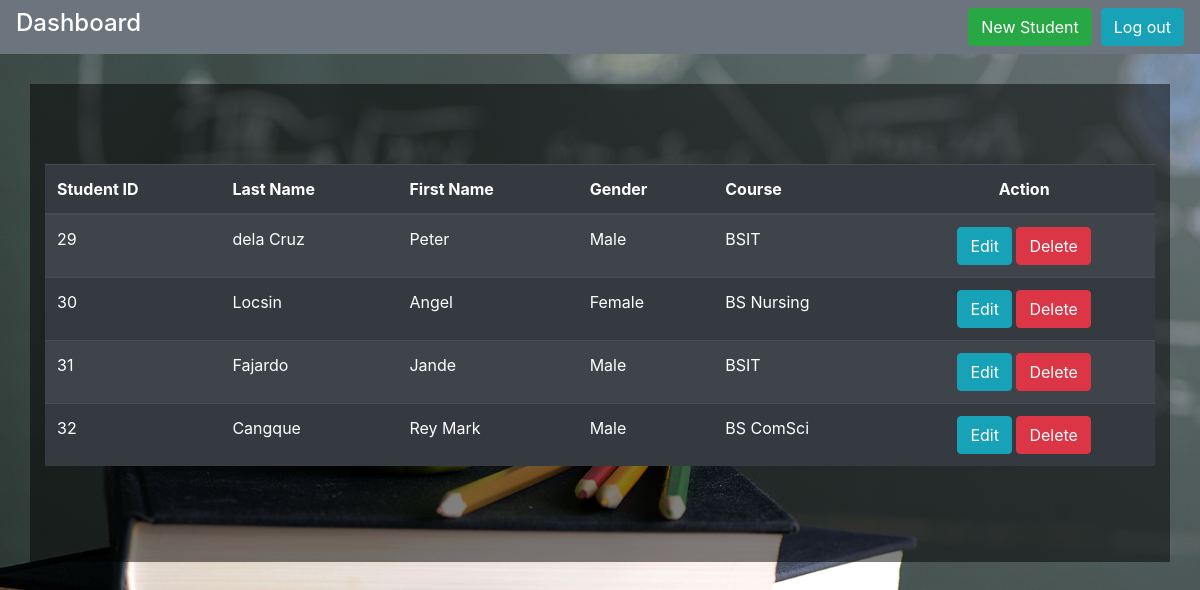
Page /dashboard.php on the committed database.
### tables this page shows
CREATE TABLE `student` (
  `stud_id` int(11) NOT NULL,
  `stud_firstname` text NOT NULL,
  `stud_lastname` text NOT NULL,
  `stud_birth` date NOT NULL,
  `stud_gender` char(6) DEFAULT NULL,
  `stud_email` varchar(50) NOT NULL,
  `stud_password` varchar(32) NOT NULL,
  `stud_password2` varchar(32) NOT NULL,
  `stud_contact` int(13) NOT NULL,
  `stud_address` varchar(255) NOT NULL,
  `stud_course` text NOT NULL,
  `stud_level` int(2) NOT NULL,
  `stud_image` varchar(250) NOT NULL
);

### server.php (called while the page is built, shortened)
<?php
	$db = mysqli_connect('localhost', 'root', '', 'registration');
		$data = mysqli_query($db, "SELECT * FROM student");
 ?>

### dashboard.php (the view, shortened to what this page needs)
<?php include 'server.php'; ?>
<!DOCTYPE html>
<html>
<head>
	<link rel="stylesheet" type="text/css" href="style.css">
	<link rel="stylesheet" href="https://stackpath.bootstrapcdn.com/bootstrap/4.3.1/css/bootstrap.min.css">
</head>
<body>
<nav class="navbar navbar-expand-lg navbar-light bg-secondary">
    <ul class="navbar-nav mr-auto">
      <li class="nav-item active">
          <h4>Dashboard</h4>
      </li>
    </ul>
  <div class="collapse navbar-collapse" id="navbarSupportedContent">
    <form method="post" class="form-inline my-2 my-lg-0">
	    <a class="btn btn-success" href="registration.php" role="button">New Student</a>&nbsp;&nbsp;
    	<a class="btn btn-info" href="index.php" role="button">Log out</a>
    </form>
  </div>
</nav>
	<section>
		<div class="container table-responsive">
			<table  class="table table-dark table-condensed table-striped">
				<thead>
					<tr>
						<th>Student ID</th>
						<th>Last Name</th>
						<th>First Name</th>
						<th>Gender</th>
						<th>Course</th>
						<th><div align="center">Action</div></th>
					</tr>
				</thead>
				<tbody>
					<?php while ($row = mysqli_fetch_array($data)) { ?>
					<tr>
						<td><?php echo $row['stud_id']; ?></td>
						<td><?php echo $row['stud_lastname']; ?></td>
						<td><?php echo $row['stud_firstname']; ?></td>
						<td><?php echo $row['stud_gender']; ?></td>
						<td><?php echo $row['stud_course']; ?></td>
						<td><div align="center">
							<a class="btn btn-info" href="registration.php?edit=<?php echo $row['stud_id']; ?>" role="button">Edit</a>
							<a class="btn btn-danger" href="server.php?del=<?php echo $row['stud_id']; ?>" role="button">Delete</a></div>
						</td>
					</tr>
					<?php } ?>
				</tbody>
			</table>
		</div>
	</section>
</body>
</html>

### style.css (style rules this page uses)
body { background:url(img/bg1.jpg); background-repeat: no-repeat; background-attachment: fixed; background-size: cover; background-position: center center; padding: 0px; margin: 0px; font-family: 'Lato', sans-serif; font-family: 'Source Sans Pro', sans-serif; font-family: 'Roboto Slab', serif; font-size: 14px; }
nav { margin-bottom: 30px; }
nav ul li h4 { color: white; }
table tr td, table tr th { background: transparent; }
.container { background:rgba(0,0,0,.5); flex: abosolute; height: 35% ; margin-top: 10px; margin-left: none; padding:80px 38px; }
@media only screen and (min-width: 700px) { nav ul { text-align: right; } }
@media only screen and (min-width: 700px) { nav ul li { display: inline-block; border-bottom: 0px; text-align: left; } }

### rows in the picture
student: stud_id "29", stud_lastname "dela Cruz", stud_firstname "Peter", stud_gender "Male", stud_course "BSIT"
student: stud_id "30", stud_lastname "Locsin", stud_firstname "Angel", stud_gender "Female", stud_course "BS Nursing"
student: stud_id "31", stud_lastname "Fajardo", stud_firstname "Jande", stud_gender "Male", stud_course "BSIT"
student: stud_id "32", stud_lastname "Cangque", stud_firstname "Rey Mark", stud_gender "Male", stud_course "BS ComSci"
